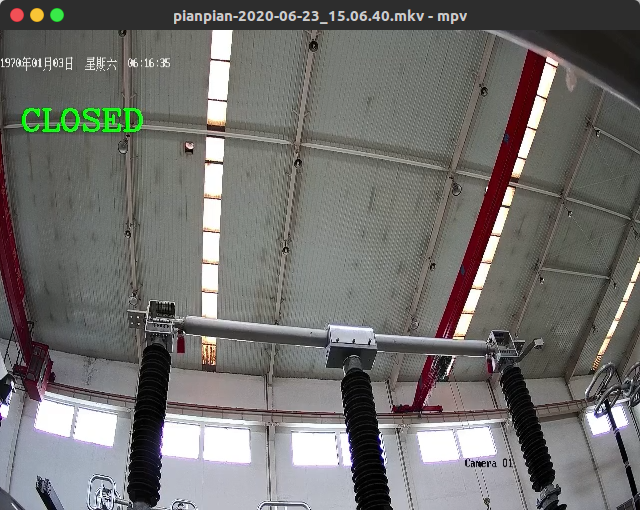
//> input picture res/closed.png, 640 x 510 px, given in place of 172.16.40.213_01_20200608195720578.mp4, which was not available
$ ./v2_thresh_push_queue   (built with g++ and OpenCV 4)
//> lines starting //> are read from the running program, lines starting //| are printed output that depends on the picture; after the words box and inside, x2 and y2 are one past the last pixel; in counts of white or black regions, pixels touching at a corner belong together; pictures that were not available may be replaced by others from this repository, and a replacement may not be noted
// deque stores the ROI, short time memory match
#include <opencv2/core/utility.hpp>
#include <opencv2/core.hpp>
//#include <opencv2/saliency.hpp> // contrib/modules/saliency
#include <opencv2/highgui.hpp>
#include <opencv2/features2d.hpp>
#include <opencv2/imgproc.hpp>
#include "opencv2/xfeatures2d.hpp"
#include <iostream>
#include <ctime>
#include <queue>
#include <cassert>
using namespace std;
using namespace cv;
//using namespace saliency;
//using namespace cv::xfeatures2d;
int pixel_counter(Mat src, int nflag){
    int nCount_White = 0;
    int nCount_Black = 0;
    Mat_<uchar>::iterator itor = src.begin<uchar>();
    Mat_<uchar>::iterator itorEnd = src.end<uchar>();
    for (; itor != itorEnd; ++itor){
      if ((*itor) > 0){//white
        nCount_White += 1;
      }
      else{//black
        nCount_Black += 1;
      }
    }
    int &ret = nflag == 1?nCount_White:nCount_Black;
    return ret;
}
bool closed(Mat src, Mat container){
    Mat dst_diff; // abs difference
    bool pp_state = false;
    if(src.size() == container.size()){ // size should be equal
      absdiff(src, container, dst_diff); // a-b=c
      cvtColor(dst_diff, dst_diff, COLOR_BGR2GRAY);
      threshold(dst_diff, dst_diff, 20, 255, THRESH_BINARY); // a binary will be easier to understand the difference
      float nBlackCount = pixel_counter(dst_diff, 2); // count the blacks
      float area = dst_diff.cols * dst_diff.rows; // area of the ROI
      float ratio = nBlackCount / area; // judge ratio to decide pianpian state
      cout << nBlackCount << "/" << area << "=" << ratio;
      pp_state = ratio < 0.90?false:true; // make 0.7 an argument rather than a hard-coding 1:0.999 2:0.999 3:
      resize(src, src, Size(200, 200));
      resize(dst_diff, dst_diff, Size(200, 200));
      resize(container, container, Size(200, 200));
      imshow("dst", dst_diff);
      imshow("crop of source", src);
      imshow("front of queue", container);
      waitKey(30);
    }
    return pp_state;
}

int main( int argc, char** argv )
{
    namedWindow("video source", WINDOW_AUTOSIZE);
    VideoCapture cap;
    string video_path = "/home/hurton/Desktop/play/pianpian_match/tkvideo20200608/2020-06-08/172.16.40.213_01_20200608195720578.mp4";
    cap.open(video_path);
    Rect2d r; // ROI rect
    Mat frame; // store src
    string msg = ""; // gone or back
    Mat img_crop; // target pianpian
    queue<Mat> ROIs_queue;
    int frame_counter = 0;
    bool state = false;
    while (1){
      cap >> frame;
//> frame is the input picture: 510 rows x 640 cols, CV_8UC3; mean B, G, R 109.2, 111.8, 113
      if(frame.empty()){
        cerr << "input empty!";
        break;
      }
      frame_counter += 1;
      resize(frame, frame, Size(640,480)); // depends on ur fenbianlv, src is too large for me
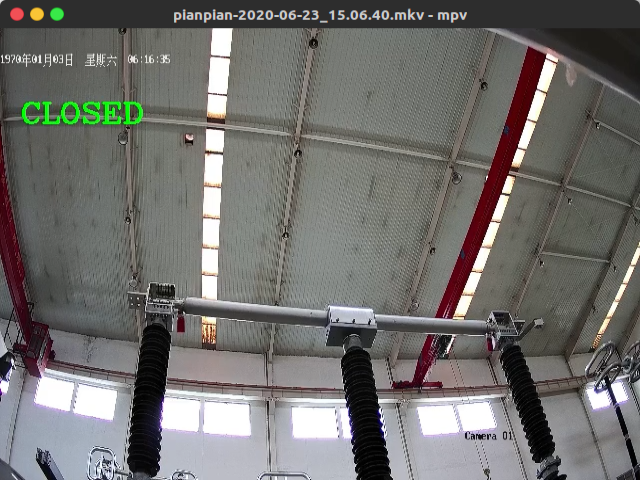
//> frame: 480 rows x 640 cols, CV_8UC3; mean B, G, R 109.2, 111.8, 112.9
      // --------------------------- select ROI ---------------------------------------
      if (waitKey(33) >= 0) { // clicked keyboard, any key
//> the Esc key is pressed
        r = selectROI(frame, false); // false means no grid
//> the box from (160, 120) to (480, 360) is selected with the mouse
//> r = Rect(160, 120, 320, 240)
        img_crop = frame(r); // gotcha nigger
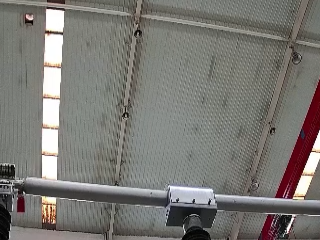
//> img_crop: 240 rows x 320 cols, CV_8UC3; mean B, G, R 115.9, 120.3, 122.2
        assert(!img_crop.empty());
        cout << r.x << "," << r.y << endl;
//| 160,120
        ROIs_queue.push(img_crop);
//> ROIs_queue = 1 item
        //resize(img_crop, img_crop, Size(200,200)); // better view
        //imshow("Image", img_crop);
      }
      if(!r.empty()){
        Mat src_crop; // corresponding ROI in src
        //if(frame_counter % 2 && frame_counter < 1001){
        frame_counter += 1;

        src_crop = frame(r);
        state = closed(src_crop, ROIs_queue.front());
//> in closed, `absdiff(src, container, dst_diff);`: dst_diff: 240 rows x 320 cols, CV_8UC3; every value is 0
//> in closed, `cvtColor(dst_diff, dst_diff, COLOR_BGR2GRAY);`: dst_diff: 240 rows x 320 cols, CV_8UC1; every value is 0
//> after the loop in pixel_counter, `for (; itor != itorEnd; ++itor)`: nCount_White = 0; nCount_Black = 76800
//> in closed, `float ratio = nBlackCount / area;`: ratio = 1
//| 76800/76800=1
//> in closed, `pp_state = ratio < 0.90?false:true;`: pp_state = true
//> in closed, `resize(src, src, Size(200, 200));`:
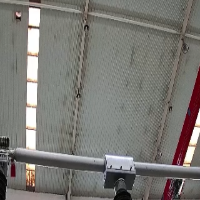
//> src: 200 rows x 200 cols, CV_8UC3; mean B, G, R 115.7, 120.1, 122.1
//> in closed, `resize(dst_diff, dst_diff, Size(200, 200));`: dst_diff: 200 rows x 200 cols, CV_8UC1; every value is 0
//> state = true
        if(state){
          ROIs_queue.push(src_crop);
//> ROIs_queue = 2 items
        }
        cout << " queue size:" << ROIs_queue.size() << endl;
//|  queue size:2
        // [4 lines of commented-out code are left out]
      }
      while(ROIs_queue.size()>5)
        ROIs_queue.pop();
//> this loop made 0 passes
      msg = state?"CLOSED":"OPENED";
//> msg = "CLOSED"
      Scalar color = state?Scalar(0, 255, 0):Scalar(0, 0, 255);
//> color = Scalar(0, 255)
      putText(frame, msg, Point(20, 100), FONT_HERSHEY_COMPLEX, 1, color, 2, 8, 0);
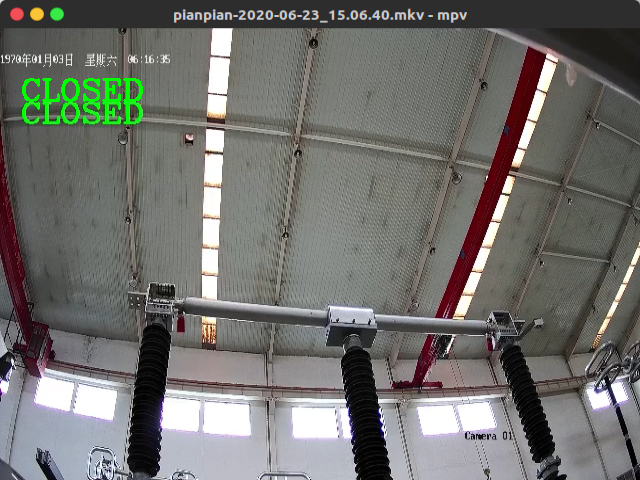
//> frame: 480 rows x 640 cols, CV_8UC3; 0.41% of pixels changed, all inside (x1, y1, x2, y2) = (22, 78, 143, 102)
//> the box from (160, 120) to (480, 360) is selected with the mouse
//> the box from (160, 120) to (480, 360) is selected with the mouse
//> the box from (160, 120) to (480, 360) is selected with the mouse
//> the box from (160, 120) to (480, 360) is selected with the mouse
//> the box from (160, 120) to (480, 360) is selected with the mouse
      imshow("video source",frame);
      waitKey(30);

    }
    return 0;
}
